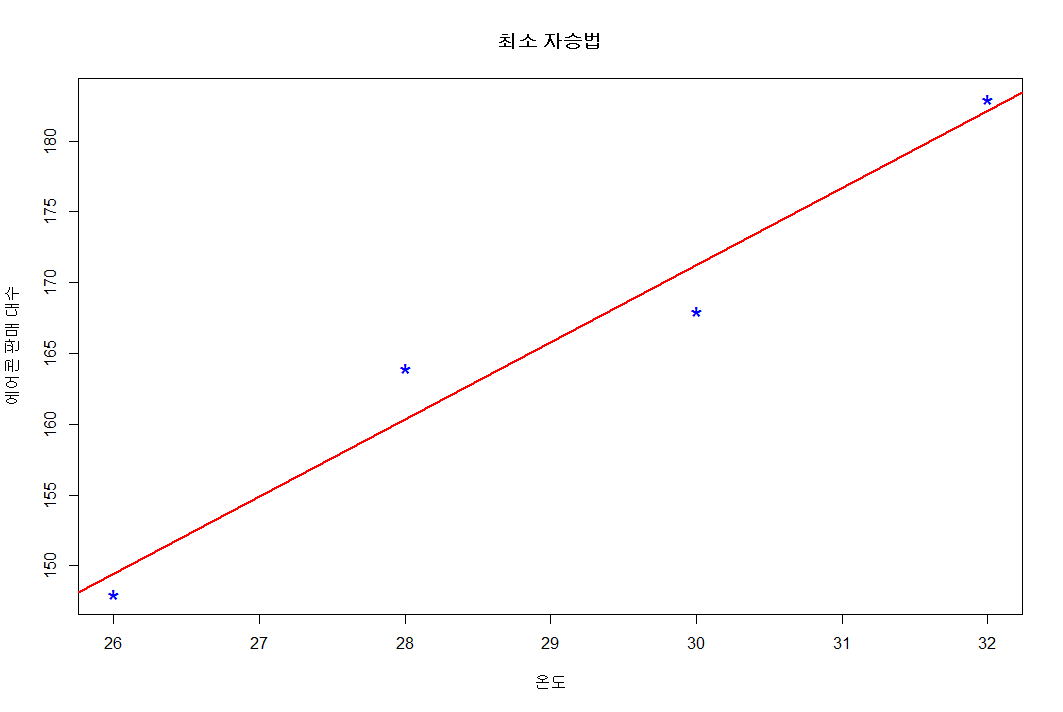

Recreate this plot in R.
# 최소 자승법.xlsx 파일 참조 요망
test <- read.csv('linear_reg.csv', header=T)

head(test)

x <- test$x 
y <- test$y

mean_x <- mean(x)
mean_y <- mean(y)

bunja <- sum((x-mean_x)*(y-mean_y))
bunmo <- sum((x-mean_x)**2)

a <- bunja / bunmo 
b <- mean_y - a * mean_x
a; b;

# 선형 회귀 분석 모델 시각화 : 산점도 그리기
plot(test, pch='*', lwd=2, cex=2.0 , col='blue', main='최소 자승법', xlab='온도', ylab='에어콘 판매 대수') 

# abline 함수는 a와 b가 반대이다.
abline(a=b, b=a, col='red', lwd=2) # 회귀선

model <- lm( y ~ x, test )
model

# 모델의 적합값(fitted.values)과 잔차(residuals) 보기
names(model)

model$fitted.values
model$df.residual

model$coefficients # 회귀 계수 확인

# 모델의 적합 값 보기
fitted.values(model)[1:2]

# 관측 값 : x, y 변수의 첫 번째 변량 확인
head(test, 1)

# 모델의 잔차는 residuals() 함수를 사용하여 구할 수 있다.
residuals(model)[1:2]

# 선형 회귀 분석 결과 보기
summary(model)


# 부모의 IQ 가 117 일때 자녀의 IQ는 얼마가 될것으로 예상하는 가?
x <- c(110, 120, 130, 140, 150)

y <- c(100, 105, 128, 115, 142)
